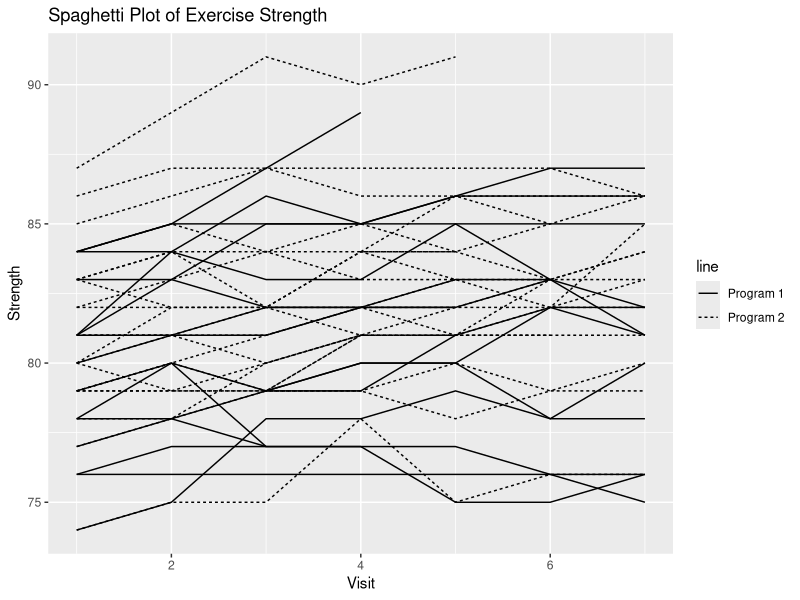
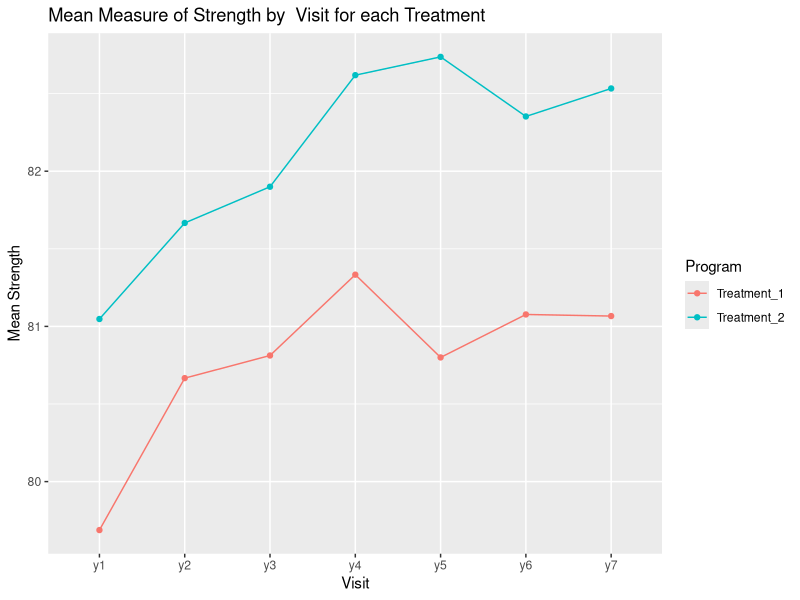

Source code (R) for these figures, in order:
## ---- chunk 1
library(ggplot2)
data_long<-read.csv(file='exercise_new.csv')
data_long$line<-ifelse(data_long$program==1,'Program 1','Program 2')
p <- ggplot(data = data_long, aes(x = visit, y = y, group = id))
p + geom_line(aes(linetype=line)) + labs(title = "Spaghetti Plot of Exercise Strength", x= "Visit", y="Strength")
## ---- chunk 2
exercise <- read.table("exercise.dat", header=TRUE)
visit <-rep( c("y1", "y2", "y3", "y4", "y5", "y6", "y7"), 2)
trt <- c(rep("Treatment_1",7),rep("Treatment_2", 7))

trt1 <- exercise[exercise$program==1,]
trt2 <- exercise[exercise$program==2,]

means<-c(mean(trt1$y1), mean(trt1$y2, na.rm =TRUE), mean(trt1$y3, na.rm=TRUE), mean(trt1$y4, na.rm=TRUE), mean(trt1$y5,na.rm=TRUE), mean(trt1$y6,na.rm=TRUE), mean(trt1$y7,na.rm=TRUE), mean(trt2$y1), mean(trt2$y2, na.rm =TRUE), mean(trt2$y3, na.rm=TRUE), mean(trt2$y4, na.rm=TRUE), mean(trt2$y5,na.rm=TRUE), mean(trt2$y6,na.rm=TRUE), mean(trt2$y7,na.rm=TRUE))

temp <- as.data.frame(cbind(visit, as.numeric(means), trt))

p <- ggplot(data=temp, aes(x=visit, y=means, group=trt)) + geom_line(aes(color=trt))+
  geom_point(aes(color=trt)) + labs(title = "Mean Measure of Strength by  Visit for each Treatment", x= "Visit", y="Mean Strength", color="Program") 

p

